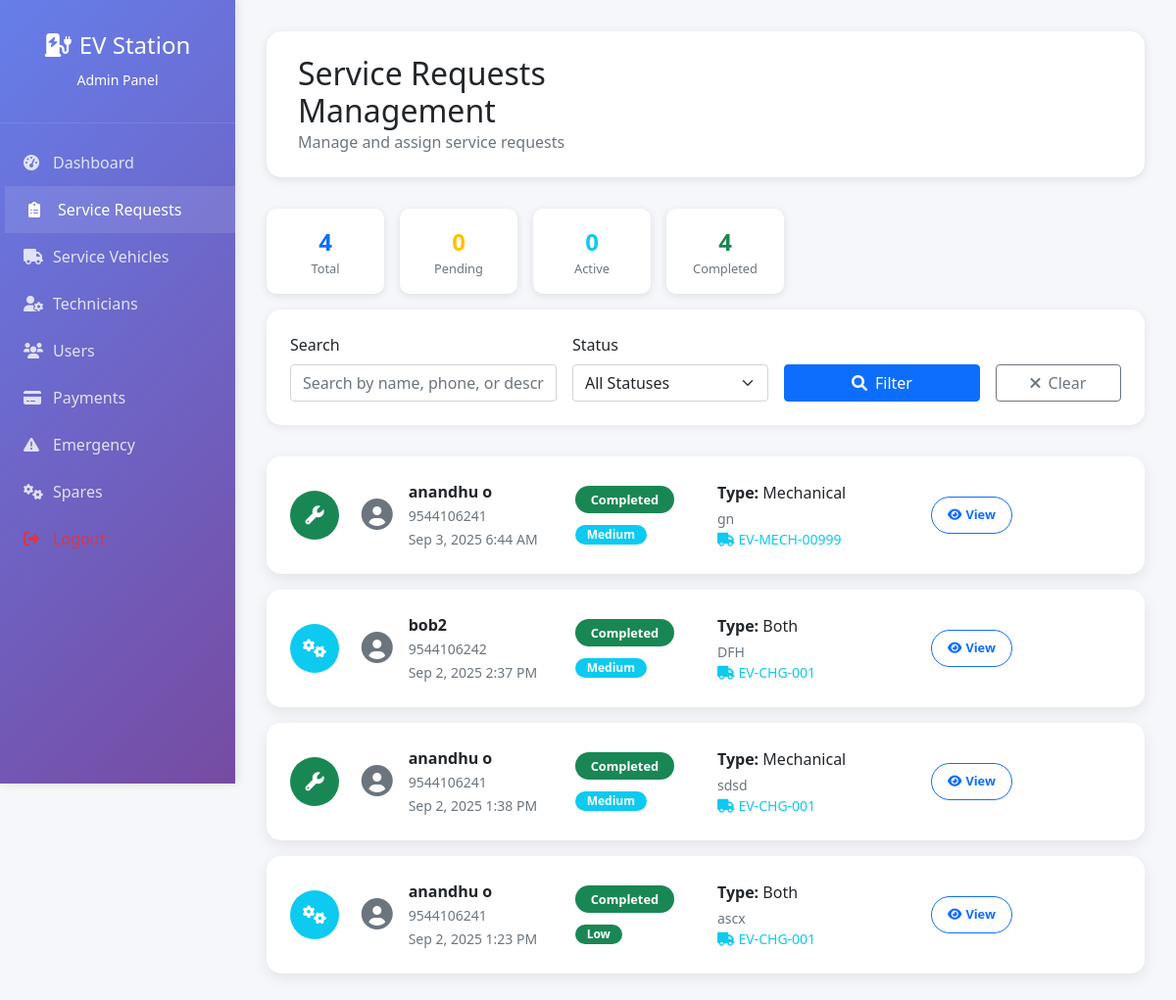
Page /admin/requests.php (signed in) on the earlier database version.
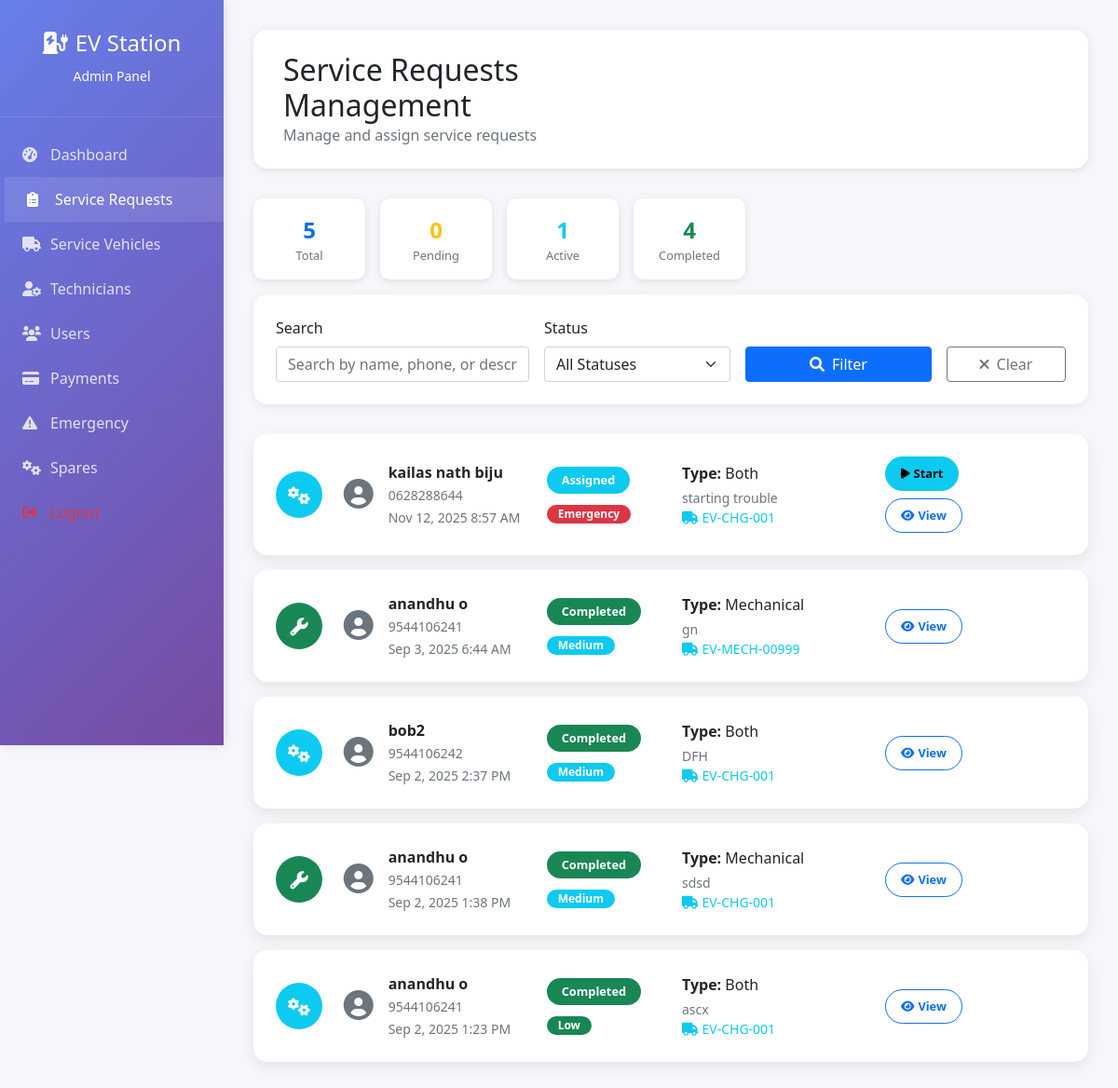
Same page on the later database version.
### tables this page shows
CREATE TABLE `service_requests` (
  `id` int(11) NOT NULL,
  `user_id` int(11) NOT NULL,
  `user_vehicle_id` int(11) DEFAULT NULL,
  `request_type` enum('charging','mechanical','both') NOT NULL,
  `vehicle_location_lat` decimal(10,8) NOT NULL,
  `vehicle_location_lng` decimal(11,8) NOT NULL,
  `description` text DEFAULT NULL,
  `urgency_level` enum('low','medium','high','emergency') DEFAULT 'medium',
  `status` enum('pending','assigned','in_progress','completed','cancelled') DEFAULT 'pending',
  `assigned_vehicle_id` int(11) DEFAULT NULL,
  `assigned_technician_id` int(11) DEFAULT NULL,
  `estimated_arrival_time` datetime DEFAULT NULL,
  `actual_arrival_time` datetime DEFAULT NULL,
  `completion_time` datetime DEFAULT NULL,
  `total_cost` decimal(10,2) DEFAULT NULL,
  `payment_status` enum('pending','paid','failed') DEFAULT 'pending',
  `created_at` timestamp NOT NULL DEFAULT current_timestamp(),
  `updated_at` timestamp NOT NULL DEFAULT current_timestamp() ON UPDATE current_timestamp()
);

CREATE TABLE `users` (
  `id` int(11) NOT NULL,
  `username` varchar(50) NOT NULL,
  `email` varchar(100) NOT NULL,
  `password` varchar(255) NOT NULL,
  `full_name` varchar(100) NOT NULL,
  `phone` varchar(20) DEFAULT NULL,
  `vehicle_model` varchar(100) DEFAULT NULL,
  `vehicle_plate` varchar(20) DEFAULT NULL,
  `created_at` timestamp NOT NULL DEFAULT current_timestamp(),
  `updated_at` timestamp NOT NULL DEFAULT current_timestamp() ON UPDATE current_timestamp()
);

CREATE TABLE `service_vehicles` (
  `id` int(11) NOT NULL,
  `vehicle_number` varchar(20) NOT NULL,
  `vehicle_type` enum('charging','mechanical','hybrid') NOT NULL,
  `capacity` varchar(50) DEFAULT NULL,
  `current_location_lat` decimal(10,8) DEFAULT NULL,
  `current_location_lng` decimal(11,8) DEFAULT NULL,
  `status` enum('available','busy','maintenance','offline') DEFAULT 'available',
  `created_at` timestamp NOT NULL DEFAULT current_timestamp()
);

### config/database.php (called while the page is built, shortened)
<?php
class Database {
    private $host = 'localhost';
    private $db_name = 'ev_mobile_station';
    private $username = 'root';
    private $password = '';
    private $conn;
    private static $instance = null;
    public static function getInstance() {
        if (self::$instance === null) {
            self::$instance = new self();
        }
        return self::$instance;
    }
    public function getConnection() {
        if ($this->conn === null) {
            try {
                $this->conn = new PDO(
                    "mysql:host=" . $this->host . ";dbname=" . $this->db_name . ";charset=utf8mb4",
                    $this->username,
                    $this->password,
                    array(
                        PDO::ATTR_ERRMODE => PDO::ERRMODE_EXCEPTION,
                        PDO::ATTR_DEFAULT_FETCH_MODE => PDO::FETCH_ASSOC,
                        PDO::MYSQL_ATTR_INIT_COMMAND => "SET NAMES utf8mb4",
                        PDO::ATTR_PERSISTENT => false,
                        PDO::ATTR_EMULATE_PREPARES => false
                    )
                );
            } catch(PDOException $exception) {
                error_log("Database connection error: " . $exception->getMessage());
                throw new Exception("Database connection failed: " . $exception->getMessage());
            }
        }
        return $this->conn;
    }
    public function executeQuery($sql, $params = []) {
        try {
            $conn = $this->getConnection();
            $stmt = $conn->prepare($sql);
            $stmt->execute($params);
            return $stmt;
        } catch (Exception $e) {
            error_log("Query execution error: " . $e->getMessage());
            throw new Exception("Query execution failed: " . $e->getMessage());
        }
    }
}
?>

### includes/functions.php (called while the page is built, shortened)
<?php
require_once __DIR__ . '/../config/database.php';
class AdminManager {
    private $db;
    public function __construct() {
        $this->db = Database::getInstance();
    }
    public function getAllRequests($status = null, $limit = 50) {
        try {
            $sql = "SELECT sr.*, u.full_name as user_name, u.phone as user_phone,
                    sv.vehicle_number, t.full_name as technician_name
                    FROM service_requests sr
                    JOIN users u ON sr.user_id = u.id
                    LEFT JOIN service_vehicles sv ON sr.assigned_vehicle_id = sv.id
                    LEFT JOIN technicians t ON sr.assigned_technician_id = t.id";
            $params = [];
            $sql .= " ORDER BY sr.created_at DESC LIMIT ?";
            $params[] = $limit;
            $stmt = $this->db->executeQuery($sql, $params);
            return $stmt->fetchAll();
        } catch (Exception $e) {
            error_log("Get all requests error: " . $e->getMessage());
            return [];
        }
    }
}
class UtilityFunctions {
    public static function formatDateTime($datetime) {
        return date('M j, Y g:i A', strtotime($datetime));
    }
    public static function getUrgencyColor($urgency) {
        switch ($urgency) {
            case 'emergency': return 'danger';
            case 'medium': return 'info';
            case 'low': return 'success';
        }
    }
    public static function getStatusColor($status) {
        switch ($status) {
            case 'assigned': return 'info';
            case 'completed': return 'success';
        }
    }
}
?>

### admin/requests.php (the view, shortened to what the rows shown need)
<?php
require_once '../includes/functions.php';
$adminManager = new AdminManager();
$status_filter = $_GET['status'] ?? '';
$requests = $adminManager->getAllRequests($status_filter, 100);
?>
<!DOCTYPE html>
<html lang="en">
<head>
    <link href="https://cdn.jsdelivr.net/npm/bootstrap@5.1.3/dist/css/bootstrap.min.css" rel="stylesheet">
    <link href="https://cdnjs.cloudflare.com/ajax/libs/font-awesome/6.0.0/css/all.min.css" rel="stylesheet">
</head>
<body>
            <div class="main-with-fixed-sidebar">
                <div class="main-content">
                    <div class="top-bar">
                        <div class="row align-items-center">
                            <div class="col-md-6">
                                <h2 class="mb-0">Service Requests Management</h2>
                            </div>
                        </div>
                    </div>
                    <?php if (!empty($requests)): ?>
                        <?php foreach ($requests as $request): ?>
                            <div class="request-card">
                                <div class="row align-items-center">
                                    <div class="col-md-1">
                                        <div class="request-type-icon bg-<?php echo $request['request_type'] === 'charging' ? 'primary' : ($request['request_type'] === 'mechanical' ? 'success' : 'info'); ?>">
                                            <i class="fas fa-<?php echo $request['request_type'] === 'charging' ? 'bolt' : ($request['request_type'] === 'mechanical' ? 'wrench' : 'cogs'); ?>"></i>
                                        </div>
                                    </div>
                                    <div class="col-md-3">
                                        <div class="d-flex align-items-center">
                                            <div class="me-3">
                                                <i class="fas fa-user-circle fa-2x text-muted"></i>
                                            </div>
                                            <div>
                                                <div class="fw-bold"><?php echo htmlspecialchars($request['user_name']); ?></div>
                                                <small class="text-muted"><?php echo htmlspecialchars($request['user_phone']); ?></small>
                                                <br>
                                                <small class="text-muted"><?php echo UtilityFunctions::formatDateTime($request['created_at']); ?></small>
                                            </div>
                                        </div>
                                    </div>
                                    <div class="col-md-2">
                                        <div class="mb-2">
                                            <span class="badge bg-<?php echo UtilityFunctions::getStatusColor($request['status']); ?> status-badge">
                                                <?php echo ucfirst(str_replace('_', ' ', $request['status'])); ?>
                                            </span>
                                        </div>
                                        <div>
                                            <span class="badge bg-<?php echo UtilityFunctions::getUrgencyColor($request['urgency_level']); ?> urgency-badge">
                                                <?php echo ucfirst($request['urgency_level']); ?>
                                            </span>
                                        </div>
                                    </div>
                                    <div class="col-md-3">
                                        <div class="mb-1">
                                            <strong>Type:</strong> <?php echo ucfirst($request['request_type']); ?>
                                        </div>
                                        <?php if ($request['description']): ?>
                                            <div class="text-muted small">
                                                <?php echo htmlspecialchars(substr($request['description'], 0, 50)) . (strlen($request['description']) > 50 ? '...' : ''); ?>
                                            </div>
                                        <?php endif; ?>
                                        <?php if ($request['assigned_vehicle_id']): ?>
                                            <div class="text-info small">
                                                <i class="fas fa-truck me-1"></i><?php echo htmlspecialchars($request['vehicle_number']); ?>
                                            </div>
                                        <?php endif; ?>
                                    </div>
                                    <div class="col-md-2">
                                        <div class="action-buttons">
                                            <?php if ($request['status'] === 'pending'): ?>
                                                <a href="assign-request.php?id=<?php echo $request['id']; ?>"
                                                   class="btn btn-success btn-action">
                                                    <i class="fas fa-user-plus me-1"></i>Assign
                                                </a>
                                            <?php elseif ($request['status'] === 'assigned'): ?>
                                                <a href="update-status.php?id=<?php echo $request['id']; ?>&status=in_progress"
                                                   class="btn btn-info btn-action">
                                                    <i class="fas fa-play me-1"></i>Start
                                                </a>
                                            <?php endif; ?>
                                            <a href="view-request.php?id=<?php echo $request['id']; ?>"
                                               class="btn btn-outline-primary btn-action">
                                                <i class="fas fa-eye me-1"></i>View
                                            </a>
                                        </div>
                                    </div>
                                </div>
                            </div>
                        <?php endforeach; ?>
                    <?php endif; ?>
                </div>
            </div>
</body>
</html>

Differences in the rows shown:
added service_requests: user.full_name "kailas nath biju", user.phone "0628288644", created_at "Nov 12, 2025 8:57 AM", status "Assigned", urgency_level "Emergency", request_type "Both", description "starting trouble", assigned_vehicle.vehicle_number "EV-CHG-001"
Other differences:
$total_requests: "4" → "5"
$assigned_count + $in_progress_count: "0" → "1"
